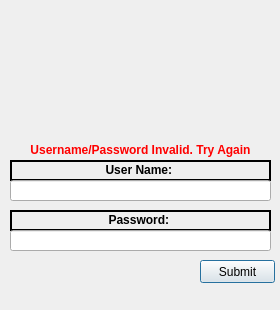
<?xml version="1.0" encoding="UTF-8"?>
<ui version="4.0">
 <class>SysWatch</class>
 <widget class="QDialog" name="SysWatch">
  <property name="geometry">
   <rect>
    <x>0</x>
    <y>0</y>
    <width>280</width>
    <height>310</height>
   </rect>
  </property>
  <property name="sizePolicy">
   <sizepolicy hsizetype="Fixed" vsizetype="Fixed">
    <horstretch>0</horstretch>
    <verstretch>0</verstretch>
   </sizepolicy>
  </property>
  <property name="minimumSize">
   <size>
    <width>270</width>
    <height>310</height>
   </size>
  </property>
  <property name="maximumSize">
   <size>
    <width>300</width>
    <height>400</height>
   </size>
  </property>
  <property name="windowTitle">
   <string>SysWatch</string>
  </property>
  <property name="autoFillBackground">
   <bool>false</bool>
  </property>
  <widget class="QLabel" name="password_message">
   <property name="geometry">
    <rect>
     <x>10</x>
     <y>210</y>
     <width>261</width>
     <height>21</height>
    </rect>
   </property>
   <property name="sizePolicy">
    <sizepolicy hsizetype="Fixed" vsizetype="Fixed">
     <horstretch>0</horstretch>
     <verstretch>0</verstretch>
    </sizepolicy>
   </property>
   <property name="autoFillBackground">
    <bool>false</bool>
   </property>
   <property name="frameShape">
    <enum>QFrame::Panel</enum>
   </property>
   <property name="frameShadow">
    <enum>QFrame::Plain</enum>
   </property>
   <property name="lineWidth">
    <number>2</number>
   </property>
   <property name="text">
    <string>&lt;html&gt;&lt;head/&gt;&lt;body&gt;&lt;p&gt;&lt;span style=&quot; font-weight:600;&quot;&gt;  Password: &lt;/span&gt;&lt;/p&gt;&lt;/body&gt;&lt;/html&gt;</string>
   </property>
   <property name="scaledContents">
    <bool>true</bool>
   </property>
   <property name="alignment">
    <set>Qt::AlignCenter</set>
   </property>
   <property name="wordWrap">
    <bool>false</bool>
   </property>
   <property name="indent">
    <number>0</number>
   </property>
  </widget>
  <widget class="QLineEdit" name="password_entry">
   <property name="geometry">
    <rect>
     <x>10</x>
     <y>230</y>
     <width>261</width>
     <height>21</height>
    </rect>
   </property>
  </widget>
  <widget class="QPushButton" name="submit_button">
   <property name="geometry">
    <rect>
     <x>200</x>
     <y>260</y>
     <width>75</width>
     <height>23</height>
    </rect>
   </property>
   <property name="text">
    <string>Submit</string>
   </property>
   <property name="autoDefault">
    <bool>false</bool>
   </property>
   <property name="default">
    <bool>true</bool>
   </property>
   <property name="flat">
    <bool>false</bool>
   </property>
  </widget>
  <widget class="QLabel" name="username_message">
   <property name="geometry">
    <rect>
     <x>10</x>
     <y>160</y>
     <width>261</width>
     <height>21</height>
    </rect>
   </property>
   <property name="sizePolicy">
    <sizepolicy hsizetype="Fixed" vsizetype="Fixed">
     <horstretch>0</horstretch>
     <verstretch>0</verstretch>
    </sizepolicy>
   </property>
   <property name="autoFillBackground">
    <bool>false</bool>
   </property>
   <property name="frameShape">
    <enum>QFrame::Panel</enum>
   </property>
   <property name="frameShadow">
    <enum>QFrame::Plain</enum>
   </property>
   <property name="lineWidth">
    <number>2</number>
   </property>
   <property name="text">
    <string>&lt;html&gt;&lt;head/&gt;&lt;body&gt;&lt;p&gt;&lt;span style=&quot; font-weight:600;&quot;&gt;  User Name: &lt;/span&gt;&lt;/p&gt;&lt;/body&gt;&lt;/html&gt;</string>
   </property>
   <property name="textFormat">
    <enum>Qt::AutoText</enum>
   </property>
   <property name="scaledContents">
    <bool>true</bool>
   </property>
   <property name="alignment">
    <set>Qt::AlignCenter</set>
   </property>
   <property name="wordWrap">
    <bool>false</bool>
   </property>
   <property name="indent">
    <number>0</number>
   </property>
  </widget>
  <widget class="QLineEdit" name="username_entry">
   <property name="geometry">
    <rect>
     <x>10</x>
     <y>180</y>
     <width>261</width>
     <height>21</height>
    </rect>
   </property>
  </widget>
  <widget class="QLabel" name="invalid_message">
   <property name="geometry">
    <rect>
     <x>10</x>
     <y>140</y>
     <width>261</width>
     <height>20</height>
    </rect>
   </property>
   <property name="text">
    <string>&lt;html&gt;&lt;head/&gt;&lt;body&gt;&lt;p&gt;&lt;span style=&quot; font-weight:600; color:#ff0000;&quot;&gt;Username/Password Invalid. Try Again&lt;/span&gt;&lt;/p&gt;&lt;/body&gt;&lt;/html&gt;</string>
   </property>
   <property name="alignment">
    <set>Qt::AlignCenter</set>
   </property>
  </widget>
  <widget class="QLabel" name="logo">
   <property name="geometry">
    <rect>
     <x>60</x>
     <y>10</y>
     <width>161</width>
     <height>131</height>
    </rect>
   </property>
   <property name="text">
    <string/>
   </property>
   <property name="pixmap">
    <pixmap>C:/Users/sowens26/Pictures/pandar.PNG</pixmap>
   </property>
  </widget>
 </widget>
 <resources/>
 <connections/>
</ui>
